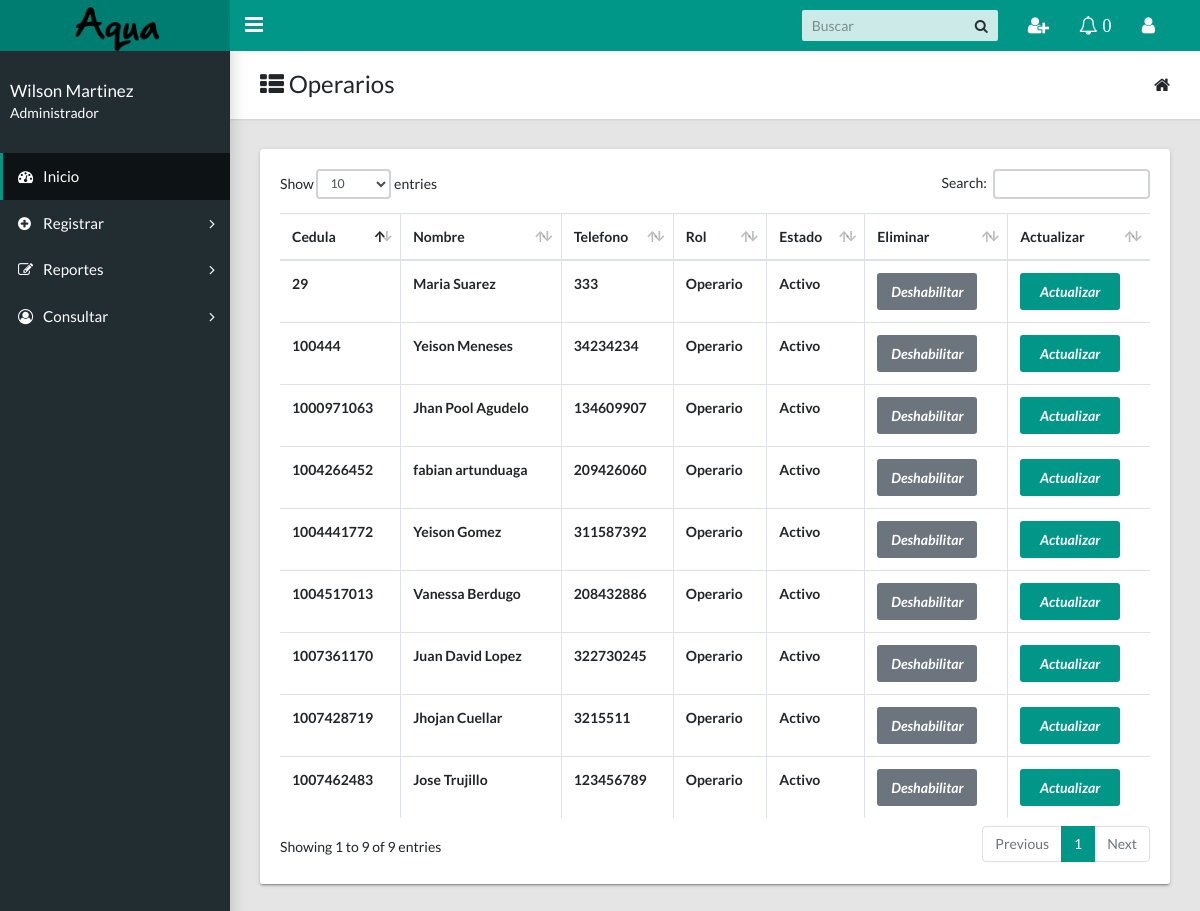
The app's page /docs/administrador/consulta_operario.php (signed in) with its own data.
### tables this page shows
CREATE TABLE `persona` (
  `id_persona` int(11) NOT NULL,
  `nombre` varchar(50) DEFAULT NULL,
  `telefono` varchar(15) DEFAULT NULL,
  `fk_rol` int(20) DEFAULT NULL,
  `login` varchar(30) DEFAULT NULL,
  `estado_pers` tinyint(1) DEFAULT NULL,
  `pasword` varchar(20) DEFAULT NULL
);

CREATE TABLE `rol` (
  `id_rol` int(11) NOT NULL,
  `nombre_rol` varchar(20) DEFAULT NULL
);

### docs/administrador/consulta_operario.php (the view, shortened to what this page needs)
<!DOCTYPE html>
<html lang="en">
    <head>
        <link href="../css/main.css" rel="stylesheet" type="text/css">
        <link href="https://maxcdn.bootstrapcdn.com/font-awesome/4.7.0/css/font-awesome.min.css" rel="stylesheet" type="text/css">
        <?php
            include 'php/conect.php';
        ?>
    </head>
<body class="app sidebar-mini rtl">
        <header class="app-header">
        <a class="app-header__logo" href="principal.php">
          <img src="../img/logo2.png" width="90">
      </a>
      <a aria-label="Hide Sidebar" class="app-sidebar__toggle" data-toggle="sidebar" href="#">
      </a>
      <ul class="app-nav">
        <li class="app-search">
            <input class="app-search__input" placeholder="Buscar" type="search">
            <button class="app-search__button">
                <i class="fa fa-search">
                </i>
            </button>
        </li>
        <li class="dropdown">
            <a aria-label="Show notifications" class="app-nav__item" data-toggle="dropdown" href="#">
                <i class="fa fa-user-plus fa-lg">
                </i>
            </a>
          </li>
      </ul>
  <li class="dropdown">
    <a aria-label="Show notifications" class="app-nav__item" data-toggle="dropdown" href="#">
        <i class="fa fa-bell-o fa-lg">
  <?php
            try{
                $nu=0;
                $sql="SELECT * FROM actividad";
                $resul=$base->prepare($sql);
                $resul->execute(array());
                $fila=$resul->rowCount();
                ?>
                <span>  <?php
                if($fila>0){
                 echo "$nu" ?>  </span>
                 <?php
             }
         }
         catch(Exception $e){
            die('Error: '.$e->getMessage());
        }
        ?>
    </i>
</a>
</li>
<li class="dropdown">
    <a aria-label="Open Profile Menu" class="app-nav__item" data-toggle="dropdown" href="#">
        <i class="fa fa-user fa-lg">
        </i>
    </a>
          <?php
          if(isset($_SESSION['usuario']))
          {
              ?>
</li>
</header>
<aside class="app-sidebar">
    <div class="app-sidebar__user">
        <div>
            <p class="app-sidebar__user-name">
                <?php echo ' '.$_SESSION['nombre']. ' ' ; ?>
            </p>
            <p class="app-sidebar__user-designation">
                <?php echo ' '.$_SESSION['nombre_rol']. ' ' ; ?>
            </p>
            <?php
        }
        else{
          ?>
          <script language='javascript'>window.location="salir.php"</script>
          <?php
      }
      ?>
  </div>
</div>
<ul class="app-menu">
 <li><a class="app-menu__item active" href="principal.php"><i class="app-menu__icon fa fa-dashboard"></i><span class="app-menu__label">Inicio</span></a></li>
 <li class="treeview">
    <a class="app-menu__item" data-toggle="treeview" href="#">
        <i class="app-menu__icon fa fa-plus-circle">
        </i>
        <span class="app-menu__label">
            Registrar
        </span>
        <i class="treeview-indicator fa fa-angle-right">
        </i>
    </a>
</li>
<li class="treeview">
    <a class="app-menu__item" data-toggle="treeview" href="#">
        <i class="app-menu__icon fa fa-edit">
        </i>
        <span class="app-menu__label">
            Reportes
        </span>
        <i class="treeview-indicator fa fa-angle-right">
        </i>
    </a>
</li>
<li class="treeview">
    <a class="app-menu__item" data-toggle="treeview" href="#">
        <i class="app-menu__icon fa fa-user-circle-o">
        </i>
        <span class="app-menu__label">
            Consultar
        </span>
        <i class="treeview-indicator fa fa-angle-right">
        </i>
    </a>
</li>
</ul>
</aside>
      <main class="app-content">
              <div class="app-title">
                <div>
                  <h1><i class="fa fa-th-list"></i> Operarios</h1>
                </div>
                <ul class="app-breadcrumb breadcrumb side">
                  <li class="breadcrumb-item"><i class="fa fa-home fa-lg"></i></li>
                </ul>
              </div>
              <div  class="row d-flex justify-content-center">
                <div class="col-lg-12">
                  <div class="tile">
                    <div class="tile-body">
                      <table class="table table-hover table-bordered " id="sampleTable">
                        <thead>
                          <tr>
                            <th>Cedula</th>
                            <th>Nombre</th>
                            <th>Telefono</th>
                            <th>Rol</th>
                            <th>Estado</th>
                            <th>Eliminar</th>
                            <th>Actualizar</th>
                          </tr>
                        </thead>
                        <tbody>
                          <?php
                          try{
                            $sql="SELECT id_persona,nombre,telefono,nombre_rol,login,`estado_pers`=1,'Activo'  AS estado_pers FROM  persona inner join rol on (id_rol=fk_rol) where fk_rol=2 AND estado_pers=1" ;
                            $resul=$base->prepare($sql);
                            $resul->execute(array());
                            while($consulta=$resul->fetch(PDO::FETCH_ASSOC)){
                              ?>   <tr>
                                <th>
                                  <span><?php echo$consulta['id_persona'];?></span>
                                </th>
                                <th>
                                  <span><?php echo$consulta['nombre'];?></span>
                                </th>
                                <th>
                                  <span><?php echo$consulta['telefono'];?></span>
                                </th>
                                <th>
                                  <span><?php echo$consulta['nombre_rol'];?></span>
                                </th>
                                <th>
                                  <span><?php echo$consulta['estado_pers'];?></span>
                                </th>
                                <td ><a class="btn btn-secondary edit" style="width:100px;" onclick='return ConfirmarUpdate();' href="php/desabilitar_operario.php?cod=<?php echo $consulta['id_persona']?>"><i class='material-icons' title=Actualizar Registro>Deshabilitar</i></a></button></td>
                                <td ><a class="btn btn-primary edit" style="width:100px;" href="actualizar_operario.php?enviar=<?php echo $consulta['id_persona']?>"><i class='material-icons' >Actualizar</i></a></td>
                              </tr>
                              <?php
                            }
                          }
                          catch(Exception $e){
                           die('Error:' .$e->getMessage());
                         }
                         ?>
                       </tbody>
                     </table>
                   </div>
                 </div>
               </div>
             </div>
           </main>
         </body>
         </html>

### records on screen
persona: id_persona "29", nombre "Maria Suarez", telefono "333", fk_rol.nombre_rol "Operario", estado_pers "Activo"
persona: id_persona "100444", nombre "Yeison Meneses", telefono "34234234", fk_rol.nombre_rol "Operario", estado_pers "Activo"
persona: id_persona "1000971063", nombre "Jhan Pool Agudelo", telefono "134609907", fk_rol.nombre_rol "Operario", estado_pers "Activo"
persona: id_persona "1004266452", nombre "fabian artunduaga", telefono "209426060", fk_rol.nombre_rol "Operario", estado_pers "Activo"
persona: id_persona "1004441772", nombre "Yeison Gomez", telefono "311587392", fk_rol.nombre_rol "Operario", estado_pers "Activo"
persona: id_persona "1004517013", nombre "Vanessa Berdugo", telefono "208432886", fk_rol.nombre_rol "Operario", estado_pers "Activo"
persona: id_persona "1007361170", nombre "Juan David Lopez", telefono "322730245", fk_rol.nombre_rol "Operario", estado_pers "Activo"
persona: id_persona "1007428719", nombre "Jhojan Cuellar", telefono "3215511", fk_rol.nombre_rol "Operario", estado_pers "Activo"
persona: id_persona "1007462483", nombre "Jose Trujillo", telefono "123456789", fk_rol.nombre_rol "Operario", estado_pers "Activo"

### other values on screen
$nu "0"
$_SESSION['nombre'] "Wilson Martinez"
$_SESSION['nombre_rol'] "Administrador"
